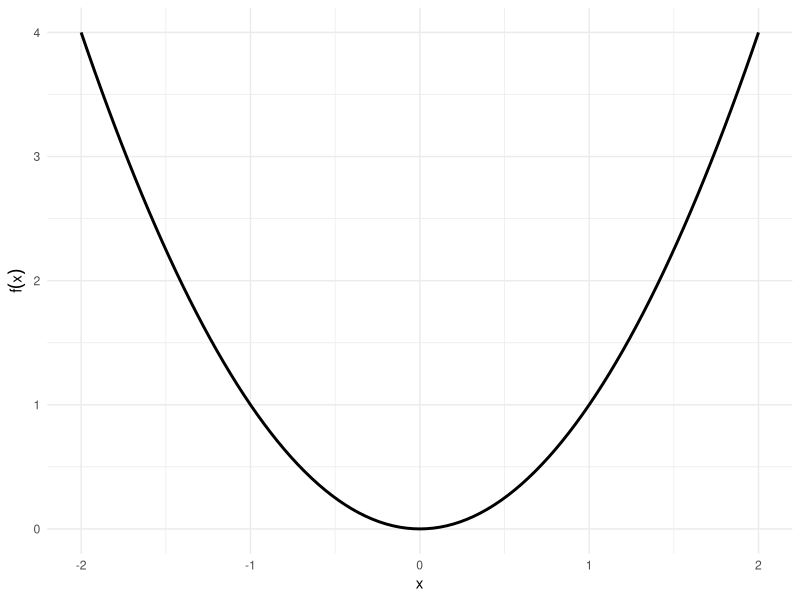
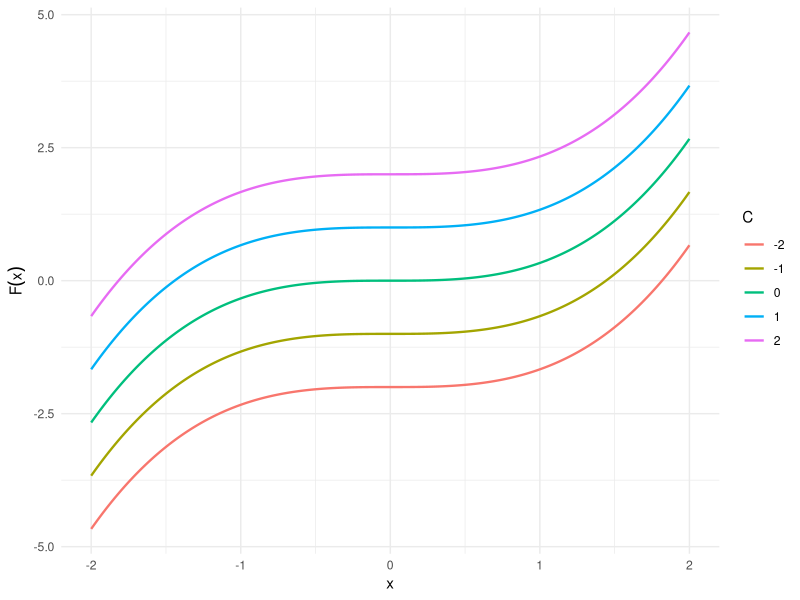
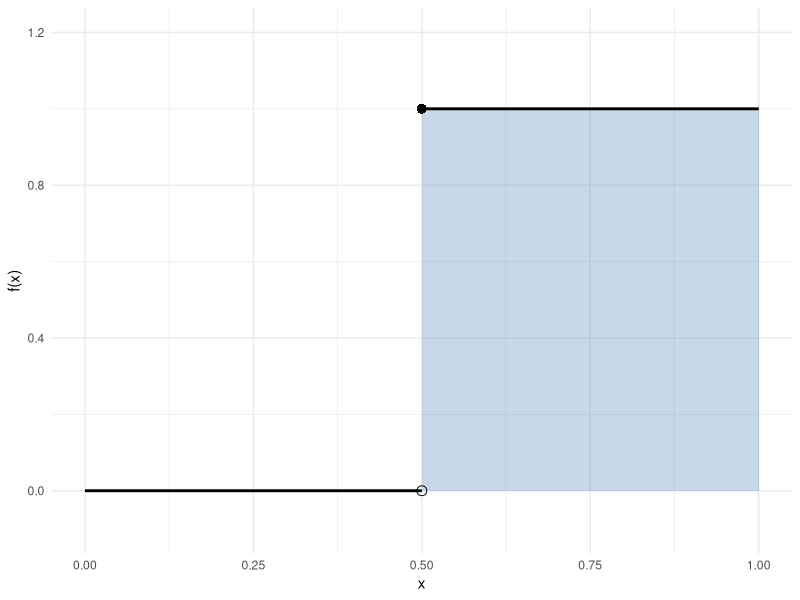
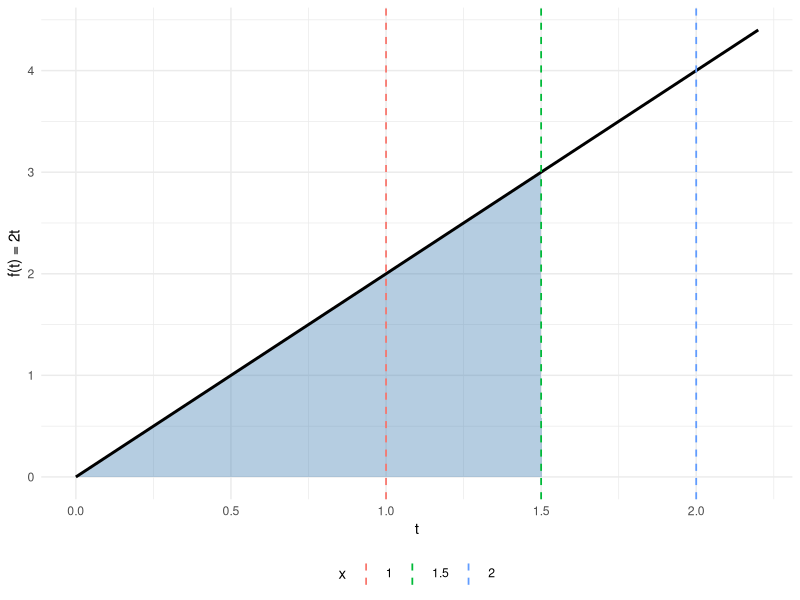
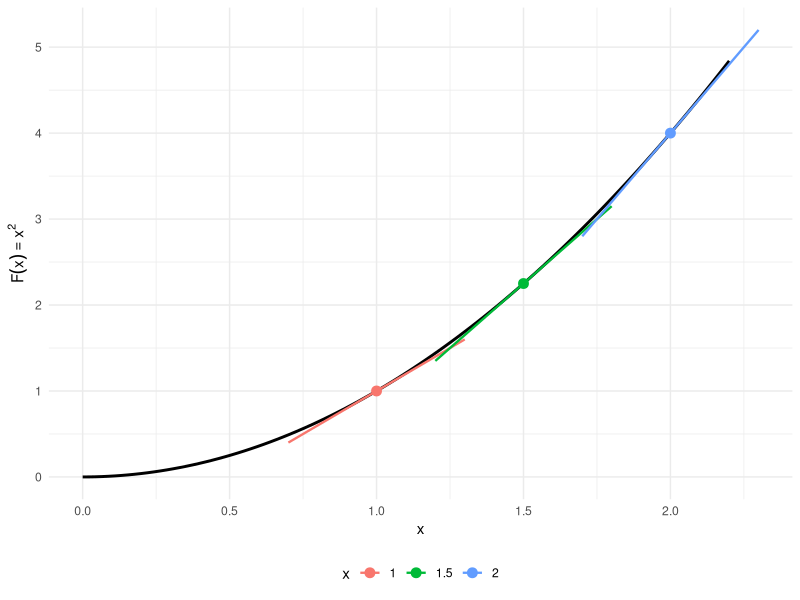
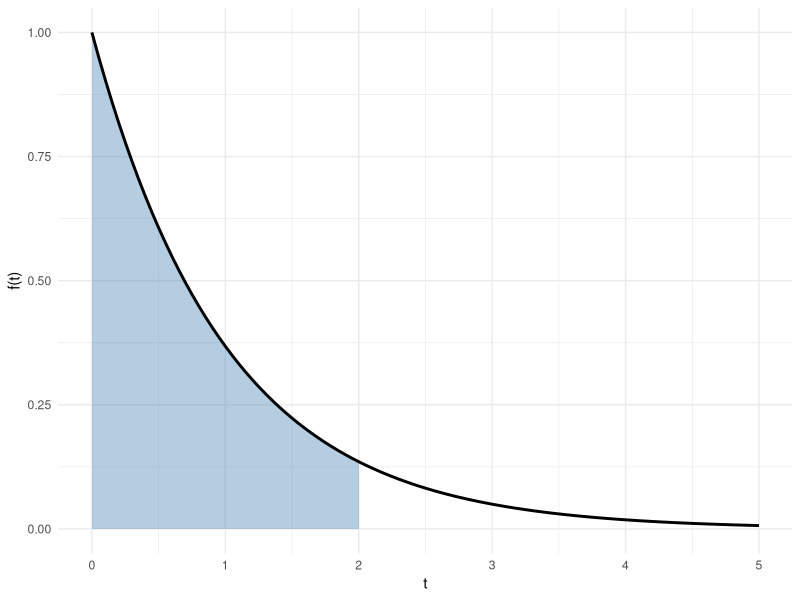
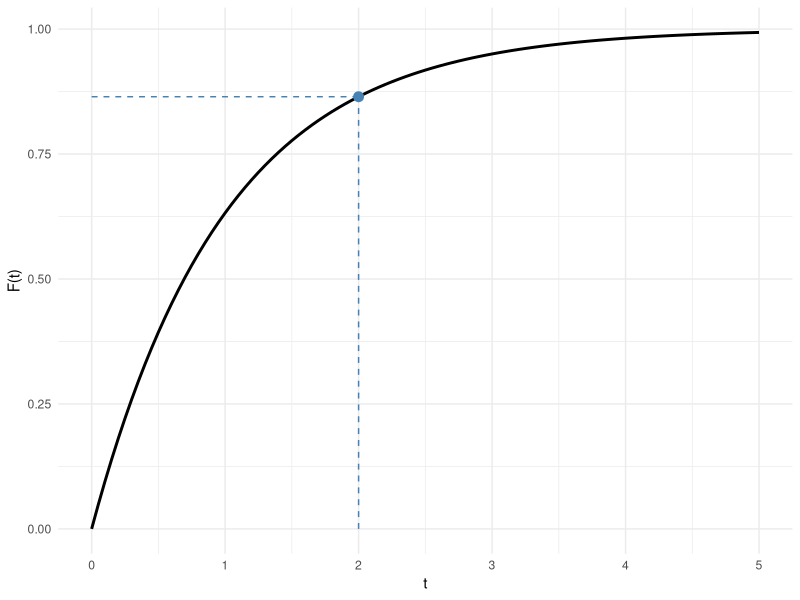

R code for these plots, in order:
## ---- chunk 1
#| label: setup-calc-integrals
#| include: false
library(ggplot2)
## ---- chunk 2
#| label: fig-antiderivatives-code
#| code-fold: true
#| layout-ncol: 2
#| fig-subcap:
#|   - "The function $f(x) = x^2$"
#|   - "Family of antiderivatives $F(x) = x^3/3 + C$"

ggplot() +
  geom_function(fun = \(x) x^2, xlim = c(-2, 2), linewidth = 1) +
  labs(x = "x", y = expression(f(x))) +
  theme_minimal()

C_vals <- c(-2, -1, 0, 1, 2)
x_seq <- seq(-2, 2, length.out = 200)
df <- do.call(rbind, lapply(C_vals, \(C) {
  data.frame(
    x = x_seq,
    y = x_seq^3 / 3 + C,
    C = factor(C)
  )
}))

ggplot(df, aes(x = x, y = y, color = C)) +
  geom_line(linewidth = 0.8) +
  labs(x = "x", y = expression(F(x)), color = "C") +
  theme_minimal()
## ---- chunk 3
#| label: fig-step-code
#| code-fold: true
step_df <- data.frame(
  x = c(0, 0.5, 0.5, 1),
  y = c(0, 0, 1, 1),
  segment = c("left", "left", "right", "right")
)

ggplot() +
  geom_rect(
    aes(xmin = 0.5, xmax = 1, ymin = 0, ymax = 1),
    fill = "steelblue", alpha = 0.3
  ) +
  geom_line(
    data = step_df,
    aes(x = x, y = y, group = segment),
    linewidth = 1
  ) +
  geom_point(aes(x = 0.5, y = 0), shape = 1, size = 3) +
  geom_point(aes(x = 0.5, y = 1), shape = 16, size = 3) +
  scale_y_continuous(limits = c(-0.1, 1.2)) +
  labs(x = "x", y = "f(x)") +
  theme_minimal()
## ---- chunk 4
#| label: fig-ftc-part1-code
#| code-fold: true
#| layout-ncol: 2
#| fig-subcap:
#|   - "$f(t) = 2t$; area equals $F(1.5) = 2.25$; marked $x \\in \\{1,1.5,2\\}$"
#|   - "$F(x) = x^2$; tangent slope at $x$ is $f(x) = 2x$"
x_marks <- c(1, 1.5, 2)
x_focus <- 1.5

ggplot() +
  geom_area(
    data = data.frame(t = seq(0, x_focus, length.out = 200)),
    aes(x = t, y = 2 * t),
    fill = "steelblue", alpha = 0.4
  ) +
  geom_function(fun = \(t) 2 * t, xlim = c(0, 2.2), linewidth = 1) +
  geom_vline(
    data = data.frame(x = x_marks),
    aes(xintercept = x, color = factor(x)),
    linetype = "dashed", linewidth = 0.6
  ) +
  labs(x = "t", y = "f(t) = 2t", color = "x") +
  theme_minimal() +
  theme(legend.position = "bottom")

slope_df <- data.frame(
  x = x_marks,
  Fx = x_marks^2,
  slope = 2 * x_marks
)

ggplot() +
  geom_function(fun = \(x) x^2, xlim = c(0, 2.2), linewidth = 1) +
  geom_point(
    data = slope_df,
    aes(x = x, y = Fx, color = factor(x)),
    size = 3
  ) +
  geom_segment(
    data = slope_df,
    aes(
      x = x - 0.3, xend = x + 0.3,
      y = Fx - 0.3 * slope, yend = Fx + 0.3 * slope,
      color = factor(x)
    ),
    linewidth = 0.8
  ) +
  labs(x = "x", y = expression(F(x) == x^2), color = "x") +
  theme_minimal() +
  theme(legend.position = "bottom")
## ---- chunk 5
#| label: fig-exp-pdf-cdf-code
#| code-fold: true
#| layout-ncol: 2
#| fig-subcap:
#|   - "PDF with $\\lambda = 1$; shaded area equals $F(2) \\approx 0.865$"
#|   - "CDF with $\\lambda = 1$; point marks $F(2)$"
lam <- 1
t_max <- 5

ggplot() +
  geom_area(
    data = data.frame(t = seq(0, 2, length.out = 300)),
    aes(x = t, y = lam * exp(-lam * t)),
    fill = "steelblue", alpha = 0.4
  ) +
  geom_function(
    fun = \(t) lam * exp(-lam * t),
    xlim = c(0, t_max), linewidth = 1
  ) +
  labs(x = "t", y = "f(t)") +
  theme_minimal()

ggplot() +
  geom_function(
    fun = \(t) 1 - exp(-lam * t),
    xlim = c(0, t_max), linewidth = 1
  ) +
  geom_point(aes(x = 2, y = 1 - exp(-lam * 2)), size = 3, color = "steelblue") +
  geom_segment(
    aes(x = 2, xend = 2, y = 0, yend = 1 - exp(-lam * 2)),
    linetype = "dashed", color = "steelblue"
  ) +
  geom_segment(
    aes(x = 0, xend = 2, y = 1 - exp(-lam * 2), yend = 1 - exp(-lam * 2)),
    linetype = "dashed", color = "steelblue"
  ) +
  labs(x = "t", y = "F(t)") +
  theme_minimal()
